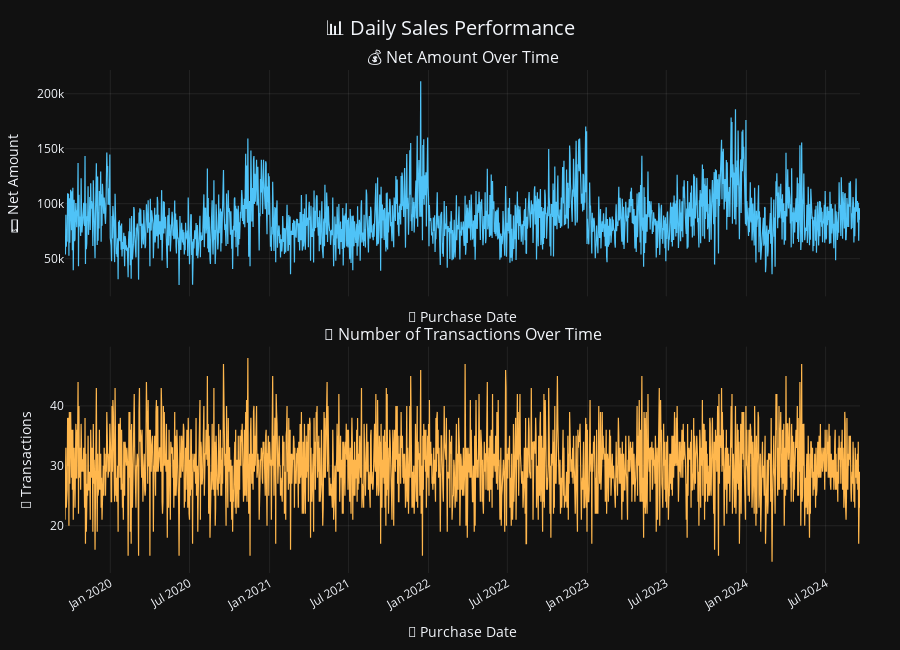

Notebook code for this chart:
### Code cell
fig = make_subplots(
    rows=2,
    cols=1,
    shared_xaxes=True,
    vertical_spacing=0.10,
    subplot_titles=(
        "💰 Net Amount Over Time",
        "🧾 Number of Transactions Over Time"
    )
)

fig.add_trace(
    go.Scatter(
        x=date_net_amount.index,
        y=date_net_amount["net_amount"],
        mode="lines",
        name="Net Amount",
        line=dict(
            width=1.2,
            color="#4FC3F7",
        ),
        hovertemplate="Date: %{x}<br>Net Amount: %{y:,.2f}<extra></extra>",
    ),
    row=1,
    col=1
)

fig.add_trace(
    go.Scatter(
        x=date_tid.index,
        y=date_tid["number_of_transactions"],
        mode="lines",
        name="Transactions",
        line=dict(
            width=1.2,
            color="#FFB74D",
        ),
        hovertemplate="Date: %{x}<br>Transactions: %{y}<extra></extra>",
    ),
    row=2,
    col=1
)

fig.update_layout(
    template="plotly_dark",
    height=650,
    title=dict(
        text="📊 Daily Sales Performance",
        x=0.5,
        font=dict(size=20)
    ),
    showlegend=False,
    margin=dict(l=60, r=40, t=70, b=60),
)

fig.update_xaxes(
    title_text="📅 Purchase Date",
    showgrid=True,
    gridcolor="rgba(255,255,255,0.08)",
    tickangle=-30,
)

fig.update_yaxes(
    showgrid=True,
    gridcolor="rgba(255,255,255,0.08)",
)

fig.update_yaxes(title_text="💵 Net Amount", row=1, col=1)
fig.update_yaxes(title_text="🔢 Transactions", row=2, col=1)

fig.show()

### Figure 1 — Plotly figure (JSON) as saved in the notebook; plotly's stock layout.template omitted (floating-point values rounded to 4 significant figures; data arrays with more than 128 entries replaced by an {"elided": "..."} marker saying what was removed)
{"data": [{"hovertemplate": "Date: %{x}<br>Net Amount: %{y:,.2f}<extra></extra>", "line": {"color": "#4FC3F7", "width": 1.2}, "mode": "lines", "name": "Net Amount", "type": "scatter", "x": {"elided": "1827 str values"}, "xaxis": "x", "y": {"elided": "1827 float values"}, "yaxis": "y"}, {"hovertemplate": "Date: %{x}<br>Transactions: %{y}<extra></extra>", "line": {"color": "#FFB74D", "width": 1.2}, "mode": "lines", "name": "Transactions", "type": "scatter", "x": {"elided": "1827 str values"}, "xaxis": "x2", "y": {"elided": "1827 int values"}, "yaxis": "y2"}], "layout": {"annotations": [{"font": {"size": 16}, "showarrow": false, "text": "💰 Net Amount Over Time", "x": 0.5, "xanchor": "center", "xref": "paper", "y": 1, "yanchor": "bottom", "yref": "paper"}, {"font": {"size": 16}, "showarrow": false, "text": "🧾 Number of Transactions Over Time", "x": 0.5, "xanchor": "center", "xref": "paper", "y": 0.45, "yanchor": "bottom", "yref": "paper"}], "height": 650, "margin": {"b": 60, "l": 60, "r": 40, "t": 70}, "showlegend": false, "title": {"font": {"size": 20}, "text": "📊 Daily Sales Performance", "x": 0.5}, "xaxis": {"anchor": "y", "domain": [0, 1], "gridcolor": "rgba(255,255,255,0.08)", "matches": "x2", "showgrid": true, "showticklabels": false, "tickangle": -30, "title": {"text": "📅 Purchase Date"}}, "xaxis2": {"anchor": "y2", "domain": [0, 1], "gridcolor": "rgba(255,255,255,0.08)", "showgrid": true, "tickangle": -30, "title": {"text": "📅 Purchase Date"}}, "yaxis": {"anchor": "x", "domain": [0.55, 1], "gridcolor": "rgba(255,255,255,0.08)", "showgrid": true, "title": {"text": "💵 Net Amount"}}, "yaxis2": {"anchor": "x2", "domain": [0, 0.45], "gridcolor": "rgba(255,255,255,0.08)", "showgrid": true, "title": {"text": "🔢 Transactions"}}}}
